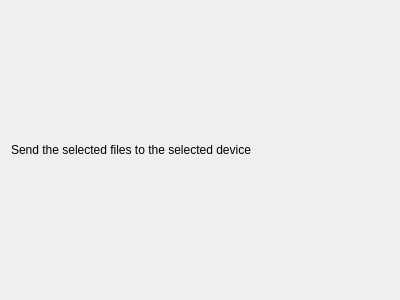
<?xml version="1.0" encoding="UTF-8"?>
<ui version="4.0">
 <class>Intro</class>
 <widget class="QWidget" name="Intro">
  <property name="geometry">
   <rect>
    <x>0</x>
    <y>0</y>
    <width>400</width>
    <height>300</height>
   </rect>
  </property>
  <property name="windowTitle">
   <string>Form</string>
  </property>
  <layout class="QVBoxLayout" name="verticalLayout">
   <item>
    <widget class="QLabel" name="label">
     <property name="text">
      <string>Send the selected files to the selected device</string>
     </property>
    </widget>
   </item>
  </layout>
 </widget>
 <resources/>
 <connections/>
</ui>
